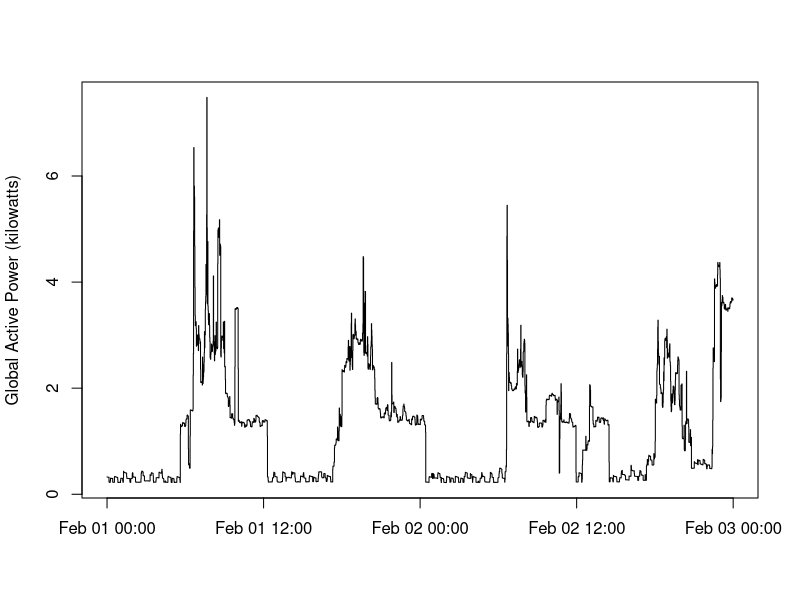

The R script that drew this image:
EPC <- read.table('household_power_consumption_2007_FEB_01_02.txt'
                  ,header = TRUE
                  ,sep = ';'
                  ,na.strings = '?'
                  ,stringsAsFactors = FALSE)


EPC$Time <- as.POSIXlt(paste(EPC$Date,EPC$Time),format = "%d/%m/%Y %H:%M:%S")
EPC$Date <- as.Date(EPC$Date, format = "%d/%m/%Y")

#png(filename = "Plot2.png")
plot(EPC$Time, EPC$Global_active_power
     ,type = 's'
     ,main = ""
     ,xlab = ""
     ,ylab = "Global Active Power (kilowatts)")
#dev.off()